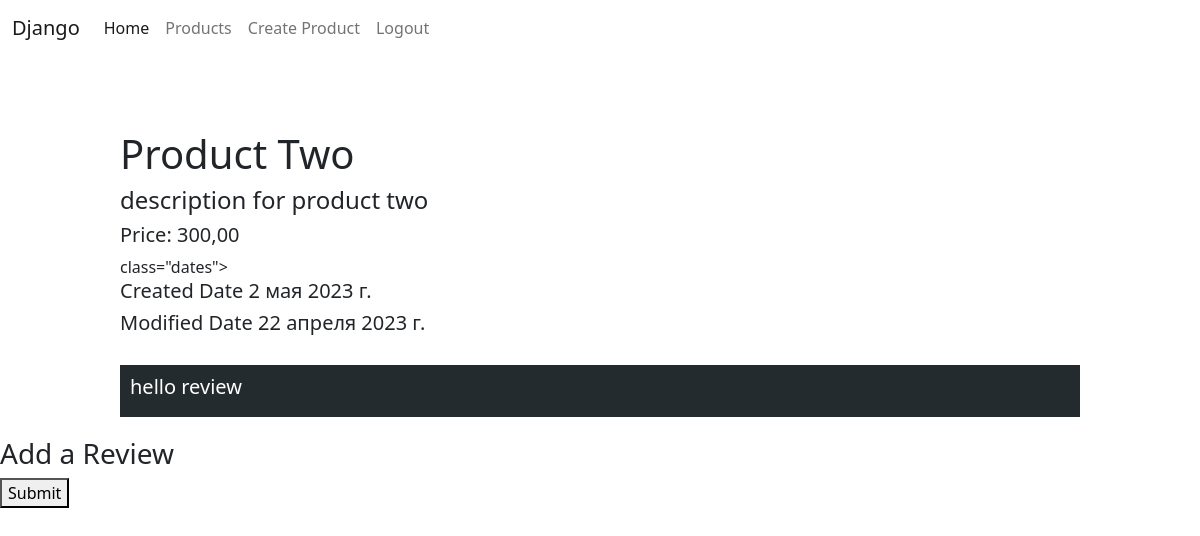
Screenshot of /products/2/ with the database file from the repository.
### products/models.py (models this page shows, shortened)
class Product(models.Model):
    name = models.CharField(max_length=100)
    description = models.TextField()
    price = models.DecimalField(max_digits=10, decimal_places=2)
    image = models.ImageField(blank=True, null=True)
    created_date = models.DateField(auto_now=True)
    modified_date = models.DateField(auto_now_add=True)

class Review(models.Model):
    text = models.CharField(max_length=256)
    product = models.ForeignKey(Product, on_delete=models.CASCADE)

### products/views.py (the view, shortened to what this page needs)
# urls.py: path('products/<int:id>/', product_detail_view),
def product_detail_view(request, id):
    if request.method == 'GET':
        product = Product.objects.get(id=id)
        context = {
            'product': product,
            'review': product.review_set.all(),
            'form': ReviewCreateForm,
            'user': request.user
        }
        return render(request, 'products/detail.html', context=context)

### templates/products/detail.html (shortened to what this page needs)
{% extends 'layouts/index.html' %}
{% block content %}
    <div class="product_block">
        <div class="info">
            <h1>{{ product.name }}</h1>
            <h4>{{ product.description }}</h4>
            <h5>Price: {{ product.price }}</h5>
            <div> class="dates">
                <h5>Created Date {{ product.created_date }}</h5>
                <h5>Modified Date {{ product.modified_date }}</h5>
            </div>
        </div>
        <div class="reviews">
            {% for revie in review %}
                <div class="review_block">
                    <h5>{{ revie.text }}</h5>
                </div>
            {% endfor %}
        </div>
    </div>
  <h3>Add a Review</h3>
  <form method="post">
    <button type="submit">Submit</button>
  </form>
{% endblock %}

### templates/products/detail.html (style rules this page uses)
.product_block { width: 80%; margin-left: 10%; margin-top: 50px; }
.reviews { margin-top: 30px; }
.reviews { background: #242b2e; margin-bottom: 20px; color: #ffffff; padding: 10px; }

### rows the page displays
Product: name "Product Two", description "description for product two", price "300,00", created_date "2 мая 2023 г.", modified_date "22 апреля 2023 г."
Review: text "hello review"
